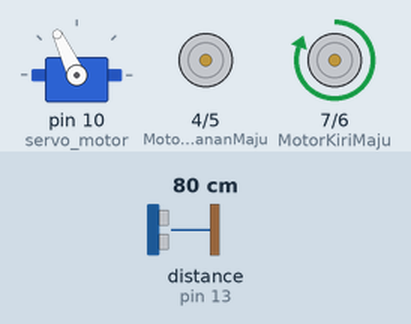
Simulated run of this sketch. Board: Arduino Uno, built with avr-gcc and run on an emulated ATmega328P. Parts: servo, motor-driver pin pairs drawn as motors (green arrow = first pin HIGH = forward, orange = second pin HIGH = backward, longer = more drive). The test bench sets the inputs (shaded band); at power-on: distance to the obstacle (sensor on pin 13) 80 cm. The echo pulse lasts 58.3 µs per cm.

Above: at 2.8 s.
2.9 s: distance to the obstacle (sensor on pin 13) set to 23 cm
4.4 s: distance to the obstacle (sensor on pin 13) set to 18 cm
At 6.0 s:
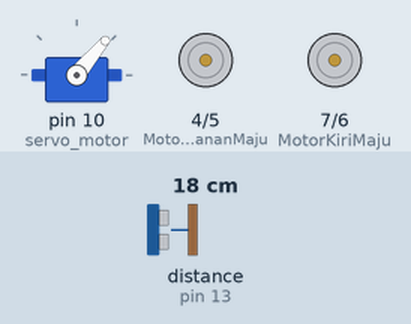
10.4 s: distance to the obstacle (sensor on pin 13) set to 35 cm
At 11.1 s:
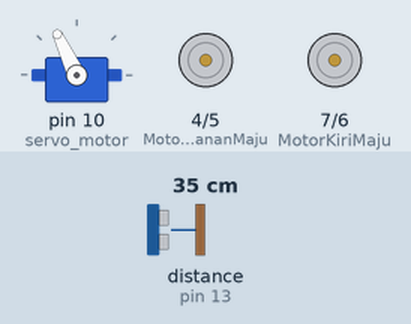
13.2 s: distance to the obstacle (sensor on pin 13) set to 2 cm
At 15.9 s:
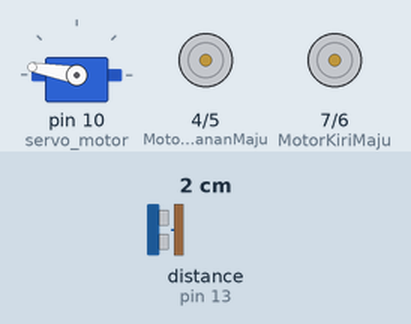
Timing chart, 0 to 17.2 s (numbered marks = the images above; inputs shaded):
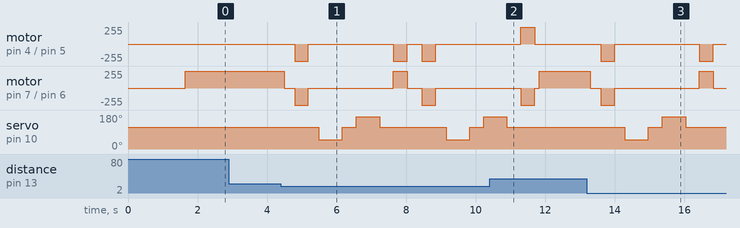

The sketch:

MOHIHI.ino
```cpp
#include <Servo.h>  // library Motor Servo
#include <NewPing.h>  // library Sensor Ultrasonic

//pin Driver L298N
const int MotorKiriMaju = 7;
const int MotorKiriMundur = 6;
const int MotorKananMaju = 4;
const int MotorKananMundur = 5;

//pin Sensor Ultrasonic
#define trig_pin 12
#define echo_pin 13

#define maximum_distance 200
boolean maju = false;
int jarak = 100;

//fungsi sensor ultrasonic
NewPing sonar(trig_pin, echo_pin, maximum_distance);
Servo servo_motor;


void setup(){
  pinMode(MotorKananMaju, OUTPUT);
  pinMode(MotorKiriMaju, OUTPUT);
  pinMode(MotorKiriMundur, OUTPUT);
  pinMode(MotorKananMundur, OUTPUT);

  servo_motor.attach(10); //pin motor servo

  servo_motor.write(115);
  delay(900);
  jarak = readPing();
  delay(100);
  jarak = readPing();
  delay(100);
  jarak = readPing();
  delay(100);
  jarak = readPing();
  delay(100);
}

void loop(){
  int jarakKanan = 0;
  int jarakKiri = 0;
  delay(50);

  if (jarak <= 20){
    Berhenti();
    delay(300);
    gerakMundur();
    delay(400);
    Berhenti();
    delay(300);
    jarakKanan = lihatKanan();
    delay(400);
    jarakKiri = lihatKiri();
    delay(400);

    if (jarak >= jarakKiri){
      belokKanan();
      Berhenti();
    }
    else{
      belokKiri();
      Berhenti();
    }
  }
  else{
    gerakMaju();
  }
    jarak = readPing();
}

//CodeLihatKanan
int lihatKanan(){
  servo_motor.write(50);
  delay(500);
  int jarak = readPing();
  delay(100);
  servo_motor.write(115);
  return jarak;
}

//CodeLihatKiri
int lihatKiri(){
  servo_motor.write(170);
  delay(500);
  int jarak = readPing();
  delay(100);
  servo_motor.write(115);
  return jarak;
  delay(100);
}

//CodeJarak
int readPing(){
  delay(70);
  int cm = sonar.ping_cm();
  if (cm==0){
    cm=250;
  }
  return cm;
}

//CodeBerhenti
void Berhenti(){
  digitalWrite(MotorKananMaju, LOW);
  digitalWrite(MotorKiriMaju, LOW);
  digitalWrite(MotorKananMundur, LOW);
  digitalWrite(MotorKiriMundur, LOW);
}

//CodeBergerakMaju
void gerakMaju(){
  if(!maju){

    maju=true;

    digitalWrite(MotorKiriMaju, HIGH);
    digitalWrite(MotorKananMaju, HIGH);

    digitalWrite(MotorKiriMundur, LOW);
    digitalWrite(MotorKananMaju, LOW);
  }
}

//CodeBergerak Mundur
void gerakMundur(){
  maju=false;

  digitalWrite(MotorKiriMundur, HIGH);
  digitalWrite(MotorKananMundur, HIGH);

  digitalWrite(MotorKiriMaju, LOW);
  digitalWrite(MotorKananMaju, LOW);

}

//CodeBelokKanan
void belokKanan(){
  digitalWrite(MotorKiriMaju, HIGH);
  digitalWrite(MotorKananMundur, HIGH);

  digitalWrite(MotorKiriMundur, LOW);
  digitalWrite(MotorKananMaju, LOW);

  delay(400);

  digitalWrite(MotorKiriMaju, HIGH);
  digitalWrite(MotorKananMaju, HIGH);

  digitalWrite(MotorKiriMundur, LOW);
  digitalWrite(MotorKananMundur, LOW);

}

//CodeBelokKiri
void belokKiri(){
  digitalWrite(MotorKiriMundur, HIGH);
  digitalWrite(MotorKananMaju, HIGH);

  digitalWrite(MotorKiriMaju, LOW);
  digitalWrite(MotorKananMundur, LOW);

  delay(400);

  digitalWrite(MotorKiriMaju, HIGH);
  digitalWrite(MotorKananMaju, HIGH);

  digitalWrite(MotorKiriMundur, LOW);
  digitalWrite(MotorKananMundur, LOW);
}
```

Measured:
- the behaviour switches between 21 and 20 cm on distance to the obstacle (sensor on pin 13) (found by bisection; images 0 and 1)
- after the input at 2.9 s, every drawn part: stays the same
- after the input at 10.4 s, servo on pin 10 (servo_motor): goes on until 10.9 s, then stays 115°
